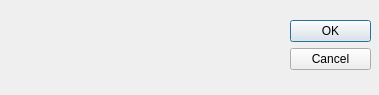
<?xml version="1.0" encoding="UTF-8"?>
<ui version="4.0">
 <class>ChangePwd</class>
 <widget class="QDialog" name="ChangePwd">
  <property name="geometry">
   <rect>
    <x>0</x>
    <y>0</y>
    <width>379</width>
    <height>95</height>
   </rect>
  </property>
  <property name="windowTitle">
   <string>Dialog</string>
  </property>
  <widget class="QDialogButtonBox" name="buttonBox">
   <property name="geometry">
    <rect>
     <x>290</x>
     <y>20</y>
     <width>81</width>
     <height>241</height>
    </rect>
   </property>
   <property name="orientation">
    <enum>Qt::Vertical</enum>
   </property>
   <property name="standardButtons">
    <set>QDialogButtonBox::Cancel|QDialogButtonBox::Ok</set>
   </property>
  </widget>
 </widget>
 <resources/>
 <connections>
  <connection>
   <sender>buttonBox</sender>
   <signal>accepted()</signal>
   <receiver>ChangePwd</receiver>
   <slot>accept()</slot>
   <hints>
    <hint type="sourcelabel">
     <x>248</x>
     <y>254</y>
    </hint>
    <hint type="destinationlabel">
     <x>157</x>
     <y>274</y>
    </hint>
   </hints>
  </connection>
  <connection>
   <sender>buttonBox</sender>
   <signal>rejected()</signal>
   <receiver>ChangePwd</receiver>
   <slot>reject()</slot>
   <hints>
    <hint type="sourcelabel">
     <x>316</x>
     <y>260</y>
    </hint>
    <hint type="destinationlabel">
     <x>286</x>
     <y>274</y>
    </hint>
   </hints>
  </connection>
 </connections>
</ui>
